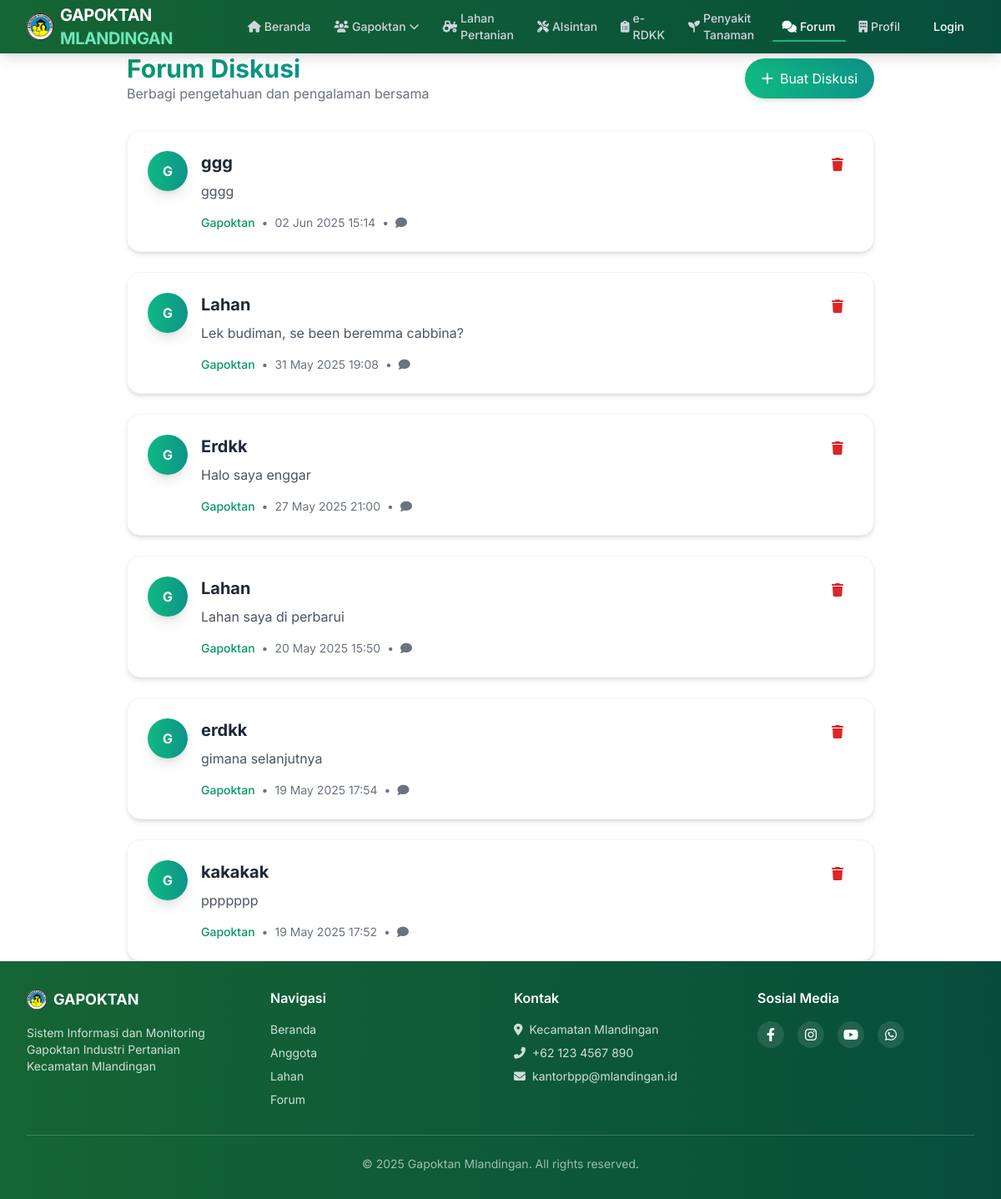
Before: /petani/forum/ with the older database file.
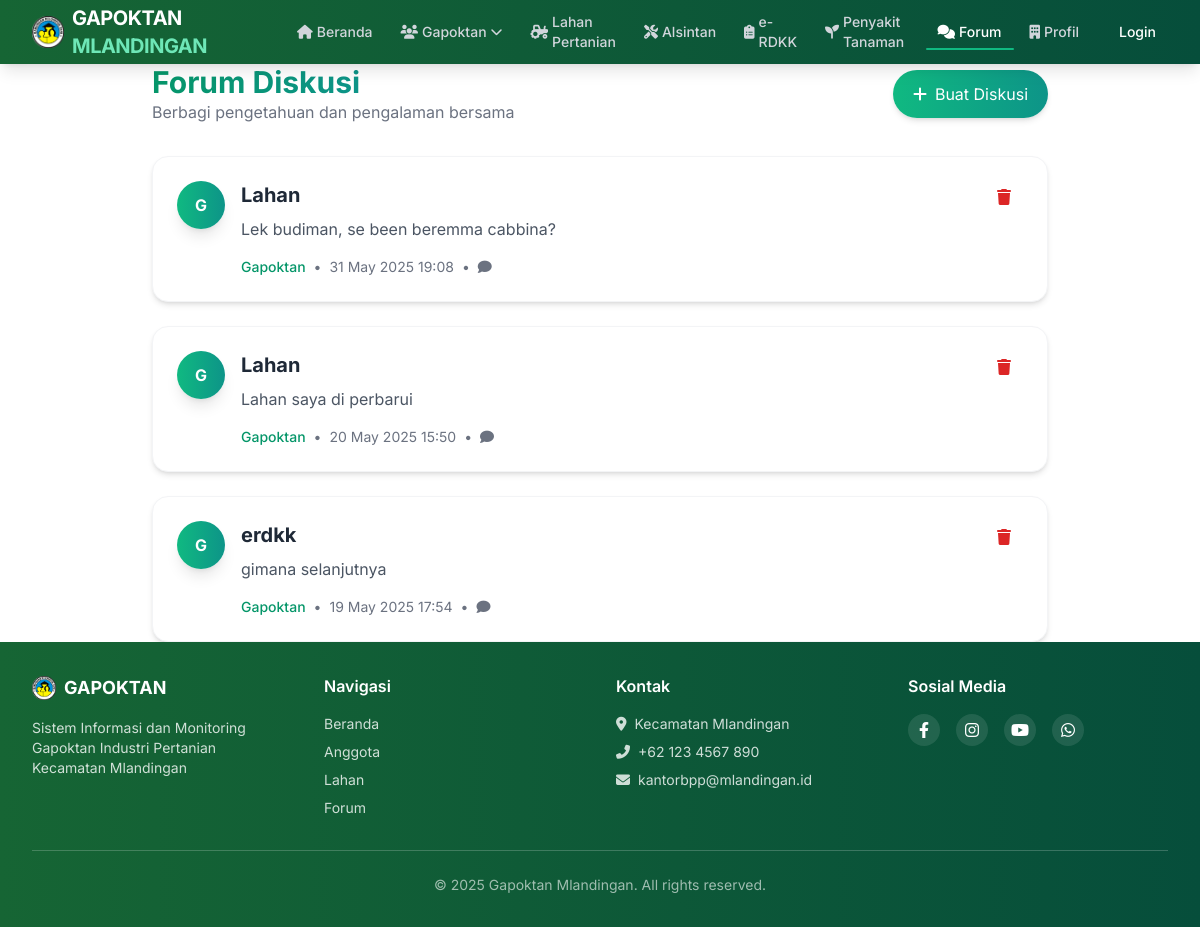
After: the same page with the newer database file.
### administrator/models.py (models this page shows, shortened)
class ForumDiskusi(models.Model):
    user = models.ForeignKey(User, on_delete=models.CASCADE, related_name='forum_diskusi')
    judul = models.CharField(max_length=200)
    isi = models.TextField()
    tanggal = models.DateTimeField(auto_now_add=True)
    class Meta:
        verbose_name_plural = "Forum Diskusi"

### petani/views.py (the view)
# urls.py: path('forum/', views.daftar_forum, name='daftar_forum'),
def daftar_forum(request):
    forum_list = ForumDiskusi.objects.all().order_by('-tanggal')
    context = {
        'forum_list': forum_list,
        "menu": "forum",
    }
    return render(request, 'daftar_forum.html', context)

### petani/templates/daftar_forum.html (shortened to what this page needs)
{% extends 'base.html' %}
{% load static %}
{% block content %}
    <div class="max-w-4xl mx-auto">
        <div class="flex flex-col md:flex-row md:items-center justify-between mb-8 gap-4">
            <div>
                <h1 class="text-3xl font-bold text-gray-800">
                    <span class="bg-gradient-to-r from-emerald-600 to-teal-600 bg-clip-text text-transparent">
                    </span>
                </h1>
                <p class="text-gray-500">Berbagi pengetahuan dan pengalaman bersama</p>
            </div>
            <a href="{% url 'buat_forum' %}"
               class="flex items-center gap-2 bg-gradient-to-r from-emerald-500 to-teal-600 hover:from-emerald-600 hover:to-teal-700 text-white px-5 py-3 rounded-full shadow-md hover:shadow-lg transition-all duration-300">
                <i class="fas fa-plus"></i> Buat Diskusi
            </a>
        </div>
        <div class="space-y-6">
            {% for forum in forum_list %}
            <div class="bg-white rounded-2xl shadow-md overflow-hidden border border-gray-100 hover:shadow-lg transition-all duration-300">
                <div class="p-6 flex flex-col md:flex-row md:justify-between md:items-start gap-4">
                    <div class="flex items-start gap-4 flex-1">
                        <div class="flex-shrink-0">
                            <div class="w-12 h-12 bg-gradient-to-r from-emerald-500 to-teal-600 text-white rounded-full flex items-center justify-center font-bold shadow-lg">
                                {{ forum.user.username|first|upper }}
                            </div>
                        </div>
                        <div class="flex-1 min-w-0">
                            <a href="{% url 'detail_forum' forum.id %}" class="block">
                                <h3 class="text-xl font-bold text-gray-800 hover:text-emerald-600 transition-colors">
                                    {{ forum.judul }}
                                </h3>
                                <p class="text-gray-600 mt-2 line-clamp-2">{{ forum.isi }}</p>
                            </a>
                            <div class="mt-4 flex items-center text-sm text-gray-500">
                                <span class="font-medium text-emerald-600">{{ forum.user.username }}</span>
                                <span class="mx-2">•</span>
                                <span>{{ forum.tanggal|date:"d M Y H:i" }}</span>
                                <span class="mx-2">•</span>
                                <span class="flex items-center gap-1">
                                    <i class="fas fa-comment"></i> {{ forum.komentar_set.count }}
                                </span>
                            </div>
                        </div>
                    </div>
                   <div>
                        <form method="post" action="{% url 'hapus_forum' forum.id %}" onsubmit="return confirm('Yakin ingin menghapus diskusi ini?');">
                            <button type="submit"
                                    class="text-red-600 hover:text-red-800 font-semibold px-3 py-1 rounded-lg transition"
                                    title="Hapus Diskusi">
                                <i class="fas fa-trash"></i>
                            </button>
                        </form>
                    </div>
                </div>
            </div>
            {% endfor %}
        </div>
    </div>
{% endblock %}

### templates/base.html (shortened to what this page needs)
{% load static %}
<!DOCTYPE html>
<html lang="id" class="h-full">
<head>
    <script src="https://cdn.tailwindcss.com?plugins=forms,typography,aspect-ratio,line-clamp"></script>
    <link rel="stylesheet" href="https://cdnjs.cloudflare.com/ajax/libs/font-awesome/6.4.0/css/all.min.css">
</head>
<body class="flex flex-col min-h-screen" x-data="{
    mobileMenuOpen: false,
    userMenuOpen: false
}">
    {% include "navbar.html" %}
    <main class="flex-grow w-full h-auto">
        {% block content %}
        {% endblock %}
    </main>
    {% include "footer.html" %}
</body>
</html>

### templates/navbar.html (shortened to what this page needs)
{% load static %}
 <nav class="bg-gradient-to-r from-green-800 to-emerald-900 text-white shadow-lg z-50">
    <div class="w-full px-4 sm:px-6 lg:px-8">
            <div class="flex justify-between h-16 items-center">
                <div class="flex items-center space-x-3">
                    <a href="{% url 'beranda' %}" class="flex items-center space-x-2 group">
                        <img src="{% static 'gambar/logo.png' %}" alt="Logo Gapoktan" class="w-8 h-8 transition-transform group-hover:rotate-12">
                        <span class="font-bold text-xl tracking-tight">GAPOKTAN<span class="text-emerald-300"> MLANDINGAN</span></span>
                    </a>
                </div>
<div class="hidden lg:flex items-center space-x-1">
    <a href="{% url 'beranda' %}"
       class="relative px-3 py-2 text-sm font-medium flex items-center space-x-1
       {% if request.resolver_match.url_name == 'beranda' %}
           text-white underline-pulse
       {% else %}
           text-gray-300 hover:text-white hover:border-b-2 hover:border-emerald-400
       {% endif %}">
        <i class="fas fa-home text-sm"></i>
        <span>Beranda</span>
    </a>
    <div class="relative group" x-data="{ open: false }">
        <button @click="open = !open"
                class="relative px-3 py-2 text-sm font-medium flex items-center space-x-1
               {% if request.resolver_match.url_name == 'grup' or request.resolver_match.url_name == 'ketua' or request.resolver_match.url_name == 'anggota' %}
                    text-white underline-pulse
                {% else %}
                    text-gray-300 hover:text-white hover:border-b-2 hover:border-emerald-400
                {% endif %}">
            <i class="fas fa-users text-sm"></i>
            <span>Gapoktan</span>
            <i class="fas fa-chevron-down text-xs transition-transform duration-200"
               :class="{'transform rotate-180': open}"></i>
        </button>
    </div>
    <a href="{% url 'lahan' %}"
       class="relative px-3 py-2 text-sm font-medium flex items-center space-x-1
       {% if request.resolver_match.url_name == 'lahan' %}
           text-white underline-pulse
       {% else %}
           text-gray-300 hover:text-white hover:border-b-2 hover:border-emerald-400
       {% endif %}">
        <i class="fas fa-tractor text-sm"></i>
        <span>Lahan Pertanian</span>
    </a>
    <a href="{% url 'alsintan' %}"
       class="relative px-3 py-2 text-sm font-medium flex items-center space-x-1
       {% if request.resolver_match.url_name == 'alsintan' %}
           text-white underline-pulse
       {% else %}
           text-gray-300 hover:text-white hover:border-b-2 hover:border-emerald-400
       {% endif %}">
        <i class="fas fa-tools text-sm"></i>
        <span>Alsintan</span>
    </a>
    <a href="{% url 'erdkk' %}"
       class="relative px-3 py-2 text-sm font-medium flex items-center space-x-1
       {% if request.resolver_match.url_name == 'erdkk' %}
           text-white underline-pulse
       {% else %}
           text-gray-300 hover:text-white hover:border-b-2 hover:border-emerald-400
       {% endif %}">
        <i class="fas fa-clipboard-list text-sm"></i>
        <span>e-RDKK</span>
    </a>
    <a href="{% url 'tanaman' %}"
       class="relative px-3 py-2 text-sm font-medium flex items-center space-x-1
       {% if request.resolver_match.url_name == 'tanaman' %}
           text-white underline-pulse
       {% else %}
           text-gray-300 hover:text-white hover:border-b-2 hover:border-emerald-400
       {% endif %}">
        <i class="fas fa-seedling text-sm"></i>
        <span>Penyakit Tanaman</span>
    </a>
    <a href="{% url 'daftar_forum' %}"
       class="relative px-3 py-2 text-sm font-medium flex items-center space-x-1
       {% if request.resolver_match.url_name == 'daftar_forum' %}
           text-white underline-pulse
       {% else %}
           text-gray-300 hover:text-white hover:border-b-2 hover:border-emerald-400
       {% endif %}">
        <i class="fas fa-comments text-sm"></i>
        <span>Forum</span>
    </a>
      <a href="{% url 'profil' %}"
       class="relative px-3 py-2 text-sm font-medium flex items-center space-x-1
       {% if request.resolver_match.url_name == 'profil' %}
           text-white underline-pulse
       {% else %}
           text-gray-300 hover:text-white hover:border-b-2 hover:border-emerald-400
       {% endif %}">
        <i class="fa fa-building text-sm"></i>
        <span>Profil</span>
    </a>
</div>
                <div class="hidden md:flex items-center ml-4 relative" x-data="{ userMenuOpen: false }">
                    {% if user.is_authenticated %}
                        <button @click="userMenuOpen = !userMenuOpen" class="flex items-center space-x-2 focus:outline-none">
                            <div class="w-8 h-8 rounded-full bg-emerald-600 flex items-center justify-center text-white font-medium">
                                <i class="fas fa-user"></i>
                            </div>
                            <span class="text-sm font-medium">{{ user.username }}</span>
                            <i class="fas fa-chevron-down text-xs transition-transform duration-200" :class="{'transform rotate-180': userMenuOpen}"></i>
                        </button>
                        <div x-show="userMenuOpen" @click.away="userMenuOpen = false" x-transition class="absolute right-0 mt-2 w-48 bg-white rounded-md shadow-lg py-1 z-50 border border-gray-200">
                            <a href="#" class="block px-4 py-2 text-sm text-gray-700 hover:bg-gray-100">Kelola Akun</a>
                            <div class="border-t border-gray-200"></div>
                            <a href="#" class="block px-4 py-2 text-sm text-gray-700 hover:bg-gray-100">Keluar</a>
                        </div>
                    {% else %}
                        <a href="#" class="px-3 py-2 text-sm font-medium text-white hover:underline">Login</a>
                    {% endif %}
                </div>
            </div>
        </div>
    </nav>

### templates/footer.html
{% load static %}
    <footer class="bg-gradient-to-r from-green-800 to-emerald-900 text-white py-8">
        <div class="max-w-7xl mx-auto px-4 sm:px-6 lg:px-8">
            <div class="grid grid-cols-1 md:grid-cols-4 gap-8">
                <div>
                    <h3 class="text-lg font-bold mb-4 flex items-center">
                        <img src="{% static 'gambar/logo.png' %}" alt="Logo" class="w-6 h-6 mr-2">
                        GAPOKTAN
                    </h3>
                    <p class="text-sm text-white/80">Sistem Informasi dan Monitoring Gapoktan Industri Pertanian Kecamatan Mlandingan</p>
                </div>
                <div>
                    <h4 class="text-md font-semibold mb-4">Navigasi</h4>
                    <ul class="space-y-2 text-sm text-white/80">
                        <li><a href="{% url 'beranda' %}" class="hover:text-white transition">Beranda</a></li>
                        <li><a href="{% url 'anggota' %}" class="hover:text-white transition">Anggota</a></li>
                        <li><a href="{% url 'lahan' %}" class="hover:text-white transition">Lahan</a></li>
                        <li><a href="{% url 'daftar_forum' %}" class="hover:text-white transition">Forum</a></li>
                    </ul>
                </div>
                <div>
                    <h4 class="text-md font-semibold mb-4">Kontak</h4>
                    <ul class="space-y-2 text-sm text-white/80">
                        <li class="flex items-center space-x-2">
                            <i class="fas fa-map-marker-alt"></i>
                            <span>Kecamatan Mlandingan</span>
                        </li>
                        <li class="flex items-center space-x-2">
                            <i class="fas fa-phone-alt"></i>
                            <span>+62 123 4567 890</span>
                        </li>
                        <li class="flex items-center space-x-2">
                            <i class="fas fa-envelope"></i>
                            <span>kantorbpp@mlandingan.id</span>
                        </li>
                    </ul>
                </div>
                <div>
                    <h4 class="text-md font-semibold mb-4">Sosial Media</h4>
                    <div class="flex space-x-4">
                        <a href="#" class="w-8 h-8 rounded-full bg-white/10 hover:bg-white/20 flex items-center justify-center transition">
                            <i class="fab fa-facebook-f"></i>
                        </a>
                        <a href="https://www.instagram.com/vry.sir/" class="w-8 h-8 rounded-full bg-white/10 hover:bg-white/20 flex items-center justify-center transition">
                            <i class="fab fa-instagram"></i>
                        </a>
                        <a href="#" class="w-8 h-8 rounded-full bg-white/10 hover:bg-white/20 flex items-center justify-center transition">
                            <i class="fab fa-youtube"></i>
                        </a>
                        <a href="#" class="w-8 h-8 rounded-full bg-white/10 hover:bg-white/20 flex items-center justify-center transition">
                            <i class="fab fa-whatsapp"></i>
                        </a>
                    </div>
                </div>
            </div>
            <div class="border-t border-white/20 mt-8 pt-6 text-sm text-center text-white/60">
                <p>© {% now "Y" %} Gapoktan Mlandingan. All rights reserved.</p>
            </div>
        </div>
    </footer>

### templates/styles.html (style rules this page uses)
.underline-pulse::after { content: ''; position: absolute; bottom: 0; left: 0; height: 2px; width: 100%; background-color: #10b981; animation: underlinePulse 1.8s ease-in-out infinite; border-radius: 9999px; }
body { font-family: 'Inter', sans-serif; @apply bg-gray-50 text-gray-800 antialiased min-h-full; }

Changed rows visible on the page:
removed ForumDiskusi: user.username|first "G", judul "ggg", isi "gggg", user.username "Gapoktan", tanggal "02 Jun 2025 15:14"
removed ForumDiskusi: user.username|first "G", judul "Erdkk", isi "Halo saya enggar", user.username "Gapoktan", tanggal "27 May 2025 21:00"
removed ForumDiskusi: user.username|first "G", judul "kakakak", isi "ppppppp", user.username "Gapoktan", tanggal "19 May 2025 17:52"
